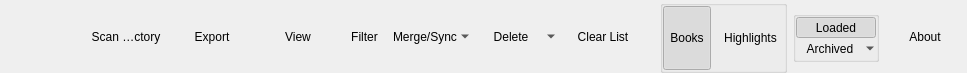
<?xml version="1.0" encoding="UTF-8"?>
<ui version="4.0">
 <class>ToolBar</class>
 <widget class="QWidget" name="ToolBar">
  <property name="geometry">
   <rect>
    <x>0</x>
    <y>0</y>
    <width>967</width>
    <height>73</height>
   </rect>
  </property>
  <property name="contextMenuPolicy">
   <enum>Qt::PreventContextMenu</enum>
  </property>
  <property name="windowTitle">
   <string/>
  </property>
  <property name="locale">
   <locale language="English" country="UnitedStates"/>
  </property>
  <layout class="QVBoxLayout" name="verticalLayout_2">
   <property name="spacing">
    <number>0</number>
   </property>
   <property name="leftMargin">
    <number>0</number>
   </property>
   <property name="topMargin">
    <number>0</number>
   </property>
   <property name="rightMargin">
    <number>2</number>
   </property>
   <property name="bottomMargin">
    <number>0</number>
   </property>
   <item>
    <widget class="QFrame" name="tool_frame">
     <property name="contextMenuPolicy">
      <enum>Qt::CustomContextMenu</enum>
     </property>
     <layout class="QHBoxLayout" name="horizontalLayout">
      <property name="margin">
       <number>0</number>
      </property>
      <item>
       <widget class="QToolButton" name="check_btn">
        <property name="minimumSize">
         <size>
          <width>80</width>
          <height>0</height>
         </size>
        </property>
        <property name="text">
         <string/>
        </property>
        <property name="icon">
         <iconset resource="images.qrc">
          <normaloff>../KataLib/:/exec.png</normaloff>../KataLib/:/exec.png</iconset>
        </property>
        <property name="iconSize">
         <size>
          <width>48</width>
          <height>48</height>
         </size>
        </property>
        <property name="toolButtonStyle">
         <enum>Qt::ToolButtonTextUnderIcon</enum>
        </property>
        <property name="autoRaise">
         <bool>true</bool>
        </property>
       </widget>
      </item>
      <item>
       <widget class="QToolButton" name="scan_btn">
        <property name="sizePolicy">
         <sizepolicy hsizetype="Preferred" vsizetype="Fixed">
          <horstretch>0</horstretch>
          <verstretch>0</verstretch>
         </sizepolicy>
        </property>
        <property name="minimumSize">
         <size>
          <width>80</width>
          <height>0</height>
         </size>
        </property>
        <property name="toolTip">
         <string>Scans a directory for Koreader metadata files
Can also be the eReader's root directory (Ctrl+L)</string>
        </property>
        <property name="statusTip">
         <string>Scans a directory for Koreader metadata files. Can also be the eReader's root directory (Ctrl+L)</string>
        </property>
        <property name="text">
         <string>Scan Directory</string>
        </property>
        <property name="icon">
         <iconset resource="images.qrc">
          <normaloff>:/folder_reader.png</normaloff>:/folder_reader.png</iconset>
        </property>
        <property name="iconSize">
         <size>
          <width>48</width>
          <height>48</height>
         </size>
        </property>
        <property name="toolButtonStyle">
         <enum>Qt::ToolButtonTextUnderIcon</enum>
        </property>
        <property name="autoRaise">
         <bool>true</bool>
        </property>
       </widget>
      </item>
      <item>
       <widget class="QToolButton" name="export_btn">
        <property name="sizePolicy">
         <sizepolicy hsizetype="Preferred" vsizetype="Fixed">
          <horstretch>0</horstretch>
          <verstretch>0</verstretch>
         </sizepolicy>
        </property>
        <property name="minimumSize">
         <size>
          <width>80</width>
          <height>0</height>
         </size>
        </property>
        <property name="toolTip">
         <string>Export selected highlights (Ctrl+S)</string>
        </property>
        <property name="statusTip">
         <string>Export selected highlights (Ctrl+S)</string>
        </property>
        <property name="text">
         <string>Export</string>
        </property>
        <property name="icon">
         <iconset resource="images.qrc">
          <normaloff>:/file_save.png</normaloff>:/file_save.png</iconset>
        </property>
        <property name="iconSize">
         <size>
          <width>48</width>
          <height>48</height>
         </size>
        </property>
        <property name="toolButtonStyle">
         <enum>Qt::ToolButtonTextUnderIcon</enum>
        </property>
        <property name="autoRaise">
         <bool>true</bool>
        </property>
       </widget>
      </item>
      <item>
       <widget class="QToolButton" name="open_btn">
        <property name="sizePolicy">
         <sizepolicy hsizetype="Preferred" vsizetype="Fixed">
          <horstretch>0</horstretch>
          <verstretch>0</verstretch>
         </sizepolicy>
        </property>
        <property name="minimumSize">
         <size>
          <width>80</width>
          <height>0</height>
         </size>
        </property>
        <property name="toolTip">
         <string>View the selected book (Ctrl+B)</string>
        </property>
        <property name="statusTip">
         <string>View the selected book (Ctrl+B)</string>
        </property>
        <property name="text">
         <string>View</string>
        </property>
        <property name="icon">
         <iconset resource="images.qrc">
          <normaloff>:/files_view.png</normaloff>:/files_view.png</iconset>
        </property>
        <property name="iconSize">
         <size>
          <width>48</width>
          <height>48</height>
         </size>
        </property>
        <property name="toolButtonStyle">
         <enum>Qt::ToolButtonTextUnderIcon</enum>
        </property>
        <property name="autoRaise">
         <bool>true</bool>
        </property>
       </widget>
      </item>
      <item>
       <widget class="QToolButton" name="filter_btn">
        <property name="sizePolicy">
         <sizepolicy hsizetype="Preferred" vsizetype="Fixed">
          <horstretch>0</horstretch>
          <verstretch>0</verstretch>
         </sizepolicy>
        </property>
        <property name="toolTip">
         <string>Open the filtering popup (Alt+F)</string>
        </property>
        <property name="statusTip">
         <string>Open the filtering popup (Alt+F)</string>
        </property>
        <property name="text">
         <string>Filter</string>
        </property>
        <property name="icon">
         <iconset resource="images.qrc">
          <normaloff>:/filter.png</normaloff>:/filter.png</iconset>
        </property>
        <property name="iconSize">
         <size>
          <width>48</width>
          <height>48</height>
         </size>
        </property>
        <property name="shortcut">
         <string>Alt+F</string>
        </property>
        <property name="checkable">
         <bool>true</bool>
        </property>
        <property name="checked">
         <bool>false</bool>
        </property>
        <property name="toolButtonStyle">
         <enum>Qt::ToolButtonTextUnderIcon</enum>
        </property>
        <property name="autoRaise">
         <bool>true</bool>
        </property>
       </widget>
      </item>
      <item>
       <widget class="QToolButton" name="merge_btn">
        <property name="sizePolicy">
         <sizepolicy hsizetype="Preferred" vsizetype="Fixed">
          <horstretch>0</horstretch>
          <verstretch>0</verstretch>
         </sizepolicy>
        </property>
        <property name="minimumSize">
         <size>
          <width>80</width>
          <height>0</height>
         </size>
        </property>
        <property name="toolTip">
         <string>Merge the highlights from the same book in two different
devices, and/or sync their reading position.
Activated only if two entries of the same book are selected.</string>
        </property>
        <property name="statusTip">
         <string>Merge the highlights from the same book in two different devices, and/or sync their reading position. Activated only if two entries of the same book are selected.</string>
        </property>
        <property name="text">
         <string>Merge/Sync</string>
        </property>
        <property name="icon">
         <iconset resource="images.qrc">
          <normaloff>:/files_merge.png</normaloff>:/files_merge.png</iconset>
        </property>
        <property name="iconSize">
         <size>
          <width>48</width>
          <height>48</height>
         </size>
        </property>
        <property name="popupMode">
         <enum>QToolButton::MenuButtonPopup</enum>
        </property>
        <property name="toolButtonStyle">
         <enum>Qt::ToolButtonTextUnderIcon</enum>
        </property>
        <property name="autoRaise">
         <bool>true</bool>
        </property>
       </widget>
      </item>
      <item>
       <widget class="QToolButton" name="delete_btn">
        <property name="sizePolicy">
         <sizepolicy hsizetype="Preferred" vsizetype="Fixed">
          <horstretch>0</horstretch>
          <verstretch>0</verstretch>
         </sizepolicy>
        </property>
        <property name="minimumSize">
         <size>
          <width>80</width>
          <height>0</height>
         </size>
        </property>
        <property name="toolTip">
         <string>Delete selected Highlights (Del)</string>
        </property>
        <property name="statusTip">
         <string>Delete selected Highlights (Del)</string>
        </property>
        <property name="text">
         <string>Delete</string>
        </property>
        <property name="icon">
         <iconset resource="images.qrc">
          <normaloff>:/files_delete.png</normaloff>:/files_delete.png</iconset>
        </property>
        <property name="iconSize">
         <size>
          <width>48</width>
          <height>48</height>
         </size>
        </property>
        <property name="popupMode">
         <enum>QToolButton::MenuButtonPopup</enum>
        </property>
        <property name="toolButtonStyle">
         <enum>Qt::ToolButtonTextUnderIcon</enum>
        </property>
        <property name="autoRaise">
         <bool>true</bool>
        </property>
       </widget>
      </item>
      <item>
       <widget class="QToolButton" name="clear_btn">
        <property name="sizePolicy">
         <sizepolicy hsizetype="Preferred" vsizetype="Fixed">
          <horstretch>0</horstretch>
          <verstretch>0</verstretch>
         </sizepolicy>
        </property>
        <property name="minimumSize">
         <size>
          <width>80</width>
          <height>0</height>
         </size>
        </property>
        <property name="toolTip">
         <string>Clears the books list (Ctrl+Backspace)</string>
        </property>
        <property name="statusTip">
         <string>Clears the books list (Ctrl+Backspace)</string>
        </property>
        <property name="text">
         <string>Clear List</string>
        </property>
        <property name="icon">
         <iconset resource="images.qrc">
          <normaloff>:/trash.png</normaloff>:/trash.png</iconset>
        </property>
        <property name="iconSize">
         <size>
          <width>48</width>
          <height>48</height>
         </size>
        </property>
        <property name="toolButtonStyle">
         <enum>Qt::ToolButtonTextUnderIcon</enum>
        </property>
        <property name="autoRaise">
         <bool>true</bool>
        </property>
       </widget>
      </item>
      <item>
       <spacer name="horizontalSpacer">
        <property name="orientation">
         <enum>Qt::Horizontal</enum>
        </property>
        <property name="sizeHint" stdset="0">
         <size>
          <width>86</width>
          <height>20</height>
         </size>
        </property>
       </spacer>
      </item>
      <item>
       <widget class="QGroupBox" name="view_grp">
        <layout class="QHBoxLayout" name="horizontalLayout_3">
         <property name="margin">
          <number>0</number>
         </property>
         <item>
          <widget class="QToolButton" name="books_view_btn">
           <property name="sizePolicy">
            <sizepolicy hsizetype="Preferred" vsizetype="Preferred">
             <horstretch>0</horstretch>
             <verstretch>0</verstretch>
            </sizepolicy>
           </property>
           <property name="toolTip">
            <string>Books View</string>
           </property>
           <property name="statusTip">
            <string>Books View</string>
           </property>
           <property name="text">
            <string>Books</string>
           </property>
           <property name="icon">
            <iconset resource="images.qrc">
             <normaloff>:/view_books.png</normaloff>:/view_books.png</iconset>
           </property>
           <property name="iconSize">
            <size>
             <width>48</width>
             <height>48</height>
            </size>
           </property>
           <property name="checkable">
            <bool>true</bool>
           </property>
           <property name="checked">
            <bool>true</bool>
           </property>
           <property name="autoExclusive">
            <bool>true</bool>
           </property>
           <property name="toolButtonStyle">
            <enum>Qt::ToolButtonTextUnderIcon</enum>
           </property>
           <property name="autoRaise">
            <bool>true</bool>
           </property>
          </widget>
         </item>
         <item>
          <widget class="QToolButton" name="high_view_btn">
           <property name="sizePolicy">
            <sizepolicy hsizetype="Preferred" vsizetype="Preferred">
             <horstretch>0</horstretch>
             <verstretch>0</verstretch>
            </sizepolicy>
           </property>
           <property name="toolTip">
            <string>Highlights View</string>
           </property>
           <property name="statusTip">
            <string>Highlights View</string>
           </property>
           <property name="text">
            <string>Highlights</string>
           </property>
           <property name="icon">
            <iconset resource="images.qrc">
             <normaloff>:/view-highlights.png</normaloff>:/view-highlights.png</iconset>
           </property>
           <property name="iconSize">
            <size>
             <width>48</width>
             <height>48</height>
            </size>
           </property>
           <property name="checkable">
            <bool>true</bool>
           </property>
           <property name="autoExclusive">
            <bool>true</bool>
           </property>
           <property name="toolButtonStyle">
            <enum>Qt::ToolButtonTextUnderIcon</enum>
           </property>
           <property name="autoRaise">
            <bool>true</bool>
           </property>
          </widget>
         </item>
        </layout>
       </widget>
      </item>
      <item>
       <widget class="QGroupBox" name="mode_grp">
        <property name="sizePolicy">
         <sizepolicy hsizetype="Preferred" vsizetype="Fixed">
          <horstretch>0</horstretch>
          <verstretch>0</verstretch>
         </sizepolicy>
        </property>
        <layout class="QVBoxLayout" name="verticalLayout">
         <property name="spacing">
          <number>0</number>
         </property>
         <property name="margin">
          <number>0</number>
         </property>
         <item>
          <widget class="QToolButton" name="loaded_btn">
           <property name="sizePolicy">
            <sizepolicy hsizetype="Preferred" vsizetype="Fixed">
             <horstretch>0</horstretch>
             <verstretch>0</verstretch>
            </sizepolicy>
           </property>
           <property name="minimumSize">
            <size>
             <width>80</width>
             <height>0</height>
            </size>
           </property>
           <property name="toolTip">
            <string>Show the loaded files</string>
           </property>
           <property name="statusTip">
            <string>Show the loaded files</string>
           </property>
           <property name="text">
            <string>Loaded</string>
           </property>
           <property name="icon">
            <iconset resource="images.qrc">
             <normaloff>:/books.png</normaloff>:/books.png</iconset>
           </property>
           <property name="iconSize">
            <size>
             <width>24</width>
             <height>24</height>
            </size>
           </property>
           <property name="checkable">
            <bool>true</bool>
           </property>
           <property name="checked">
            <bool>true</bool>
           </property>
           <property name="autoExclusive">
            <bool>true</bool>
           </property>
           <property name="toolButtonStyle">
            <enum>Qt::ToolButtonTextBesideIcon</enum>
           </property>
           <property name="autoRaise">
            <bool>true</bool>
           </property>
          </widget>
         </item>
         <item>
          <widget class="XToolButton" name="db_btn">
           <property name="sizePolicy">
            <sizepolicy hsizetype="Preferred" vsizetype="Fixed">
             <horstretch>0</horstretch>
             <verstretch>0</verstretch>
            </sizepolicy>
           </property>
           <property name="minimumSize">
            <size>
             <width>80</width>
             <height>0</height>
            </size>
           </property>
           <property name="toolTip">
            <string>Show the archived files in the database
(Right click for database actions menu)</string>
           </property>
           <property name="statusTip">
            <string>Show the archived files in the database (Right click for database actions menu)</string>
           </property>
           <property name="text">
            <string>Archived</string>
           </property>
           <property name="icon">
            <iconset resource="images.qrc">
             <normaloff>:/db.png</normaloff>:/db.png</iconset>
           </property>
           <property name="iconSize">
            <size>
             <width>24</width>
             <height>24</height>
            </size>
           </property>
           <property name="checkable">
            <bool>true</bool>
           </property>
           <property name="autoExclusive">
            <bool>true</bool>
           </property>
           <property name="popupMode">
            <enum>QToolButton::MenuButtonPopup</enum>
           </property>
           <property name="toolButtonStyle">
            <enum>Qt::ToolButtonTextBesideIcon</enum>
           </property>
           <property name="autoRaise">
            <bool>true</bool>
           </property>
          </widget>
         </item>
        </layout>
       </widget>
      </item>
      <item>
       <widget class="QToolButton" name="about_btn">
        <property name="sizePolicy">
         <sizepolicy hsizetype="Preferred" vsizetype="Fixed">
          <horstretch>0</horstretch>
          <verstretch>0</verstretch>
         </sizepolicy>
        </property>
        <property name="minimumSize">
         <size>
          <width>80</width>
          <height>0</height>
         </size>
        </property>
        <property name="toolTip">
         <string>Info about the KoHighlights (Ctrl+I)</string>
        </property>
        <property name="statusTip">
         <string>Info about the KoHighlights (Ctrl+I)</string>
        </property>
        <property name="text">
         <string>About</string>
        </property>
        <property name="icon">
         <iconset resource="images.qrc">
          <normaloff>:/logo64.png</normaloff>:/logo64.png</iconset>
        </property>
        <property name="iconSize">
         <size>
          <width>48</width>
          <height>48</height>
         </size>
        </property>
        <property name="toolButtonStyle">
         <enum>Qt::ToolButtonTextUnderIcon</enum>
        </property>
        <property name="autoRaise">
         <bool>true</bool>
        </property>
       </widget>
      </item>
     </layout>
    </widget>
   </item>
  </layout>
 </widget>
 <customwidgets>
  <customwidget>
   <class>XToolButton</class>
   <extends>QToolButton</extends>
   <header>secondary</header>
  </customwidget>
 </customwidgets>
 <resources>
 <include location="images.qrc"/>
 </resources>
 <connections/>
</ui>
